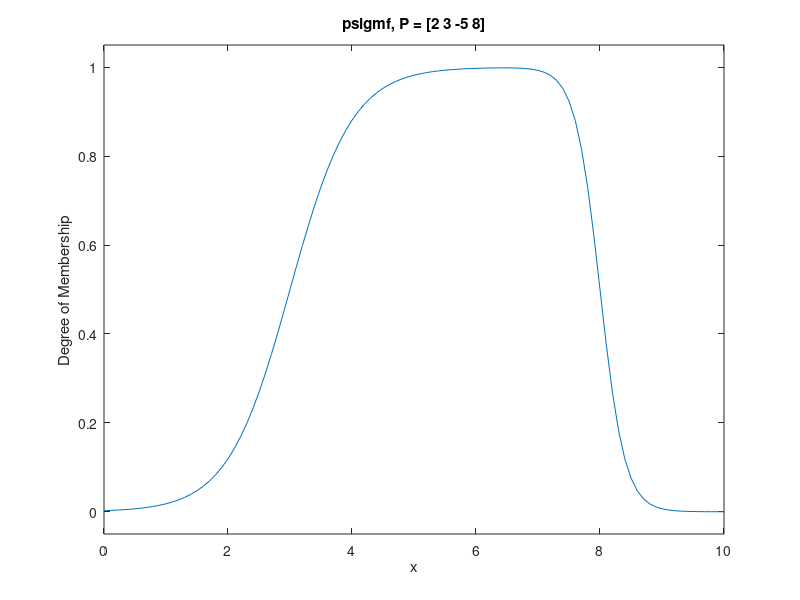

Here is the MATLAB script that generated this plot:
x = 0:0.1:10;
y = psigmf(x,[2 3 -5 8]); % Додаткова сигмоїдальна функція (добуток)

plot(x,y)
title('psigmf, P = [2 3 -5 8]')
xlabel('x')
ylabel('Degree of Membership')
ylim([-0.05 1.05])